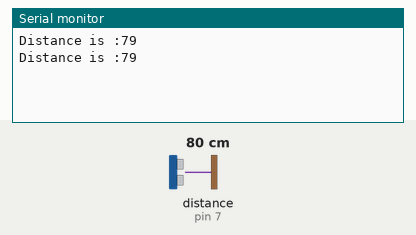
Simulated run of this sketch. Board: Arduino Uno, built with avr-gcc and run on an emulated ATmega328P. Parts: the last lines printed to the serial monitor. Wiring (inferred from the names in the program): ultrasonic range finder: trigger pin 8; echo pin 7. The inputs (shaded band) are chosen by the test bench; at power-on: distance to the obstacle (sensor on pin 7) 80 cm. The echo pulse lasts 58.3 µs per cm.

Above: at 1.8 s.
1.9 s: distance to the obstacle (sensor on pin 7) set to 2 cm
At 2.8 s:
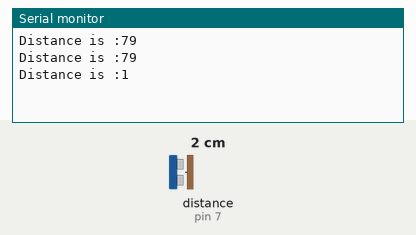
3.4 s: distance to the obstacle (sensor on pin 7) set to 4 cm
At 4.7 s:
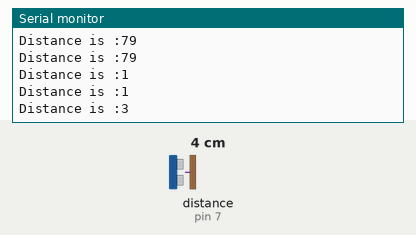
Timing chart, 0 to 6.4 s (numbered marks = the images above; inputs shaded):
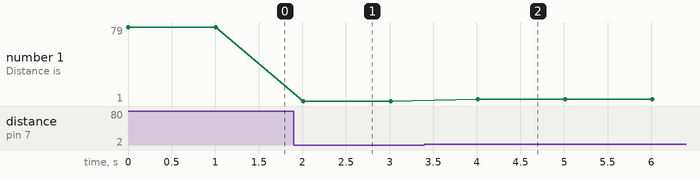

Measured:
- after the input at 1.9 s, the serial monitor: prints a new line after 0.11 s (image 1)
- after the input at 3.4 s, the serial monitor: prints a new line after 0.61 s (image 2)
- plotted number 1: 79 → 1 after the input at 1.9 s, 1 → 3 after the input at 3.4 s

The sketch:

test_distance.ino
```cpp
#define echoPin 7
#define trigPin 8

long duration, distance;

int getDistance();

void setup()
{
	pinMode(trigPin, OUTPUT);
 	pinMode(echoPin, INPUT);
 	Serial.begin(115200);
}

void loop()
{
	Serial.print("Distance is :");
	Serial.println(getDistance());
	delay(1000);
}

int getDistance()
{
	digitalWrite(trigPin, LOW);
	delayMicroseconds(2);

	digitalWrite(trigPin, HIGH);
	delayMicroseconds(10);
	digitalWrite(trigPin, LOW);
	duration = pulseIn(echoPin, HIGH);
	return duration/58.2;
}
```
